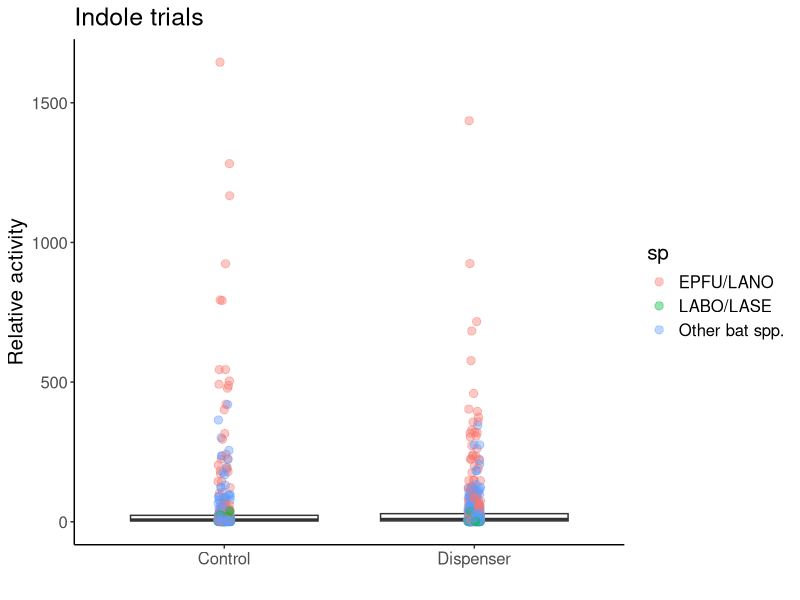
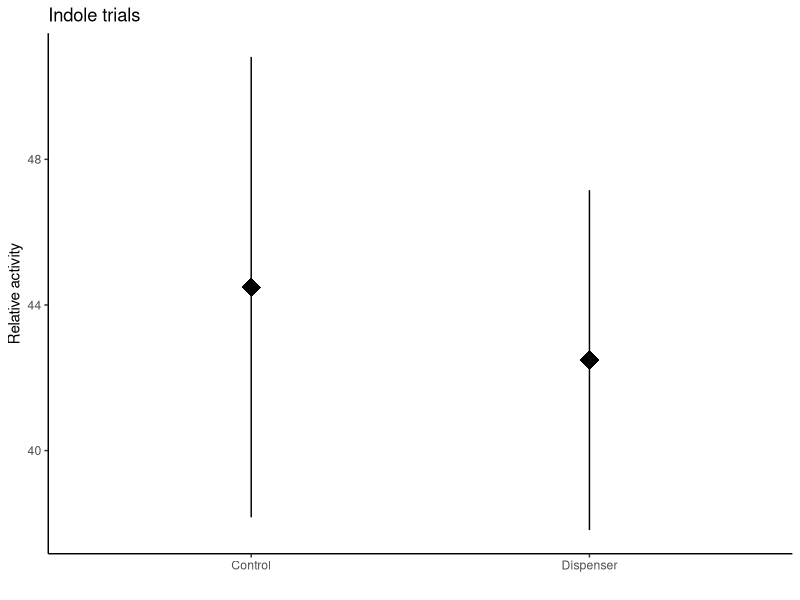
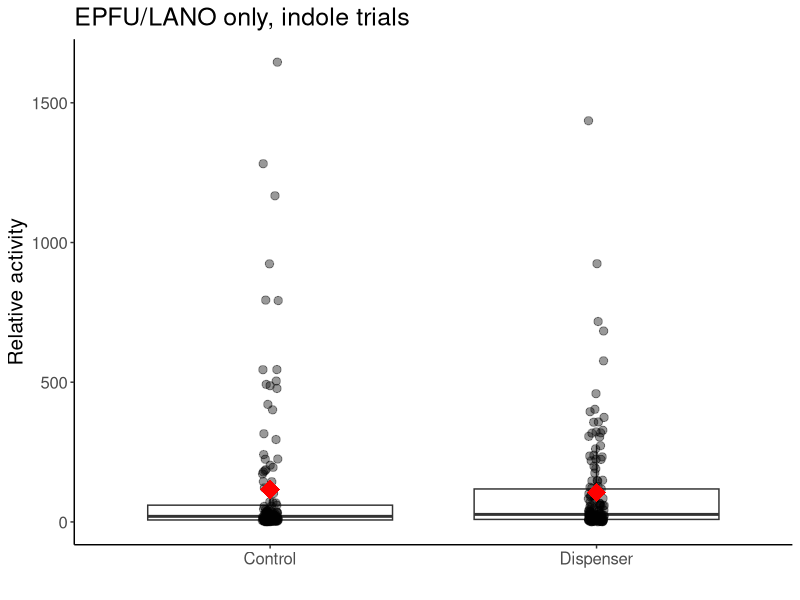
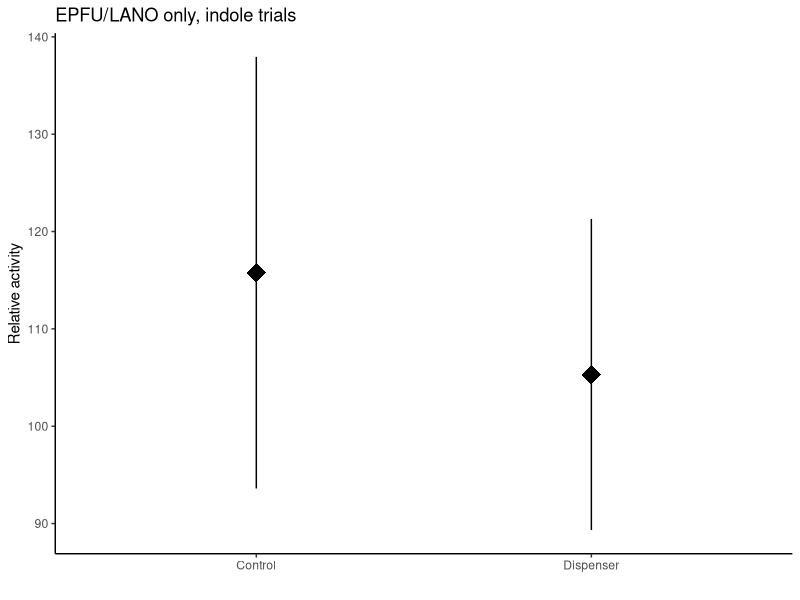
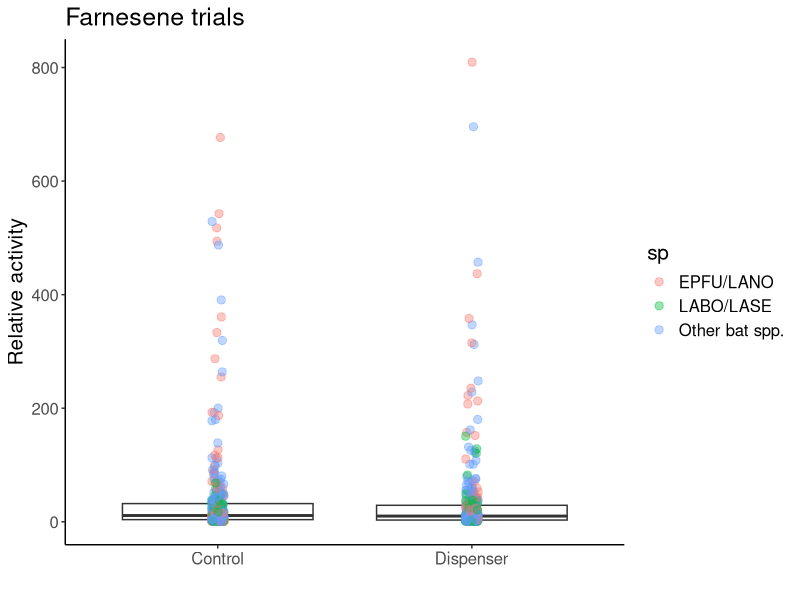
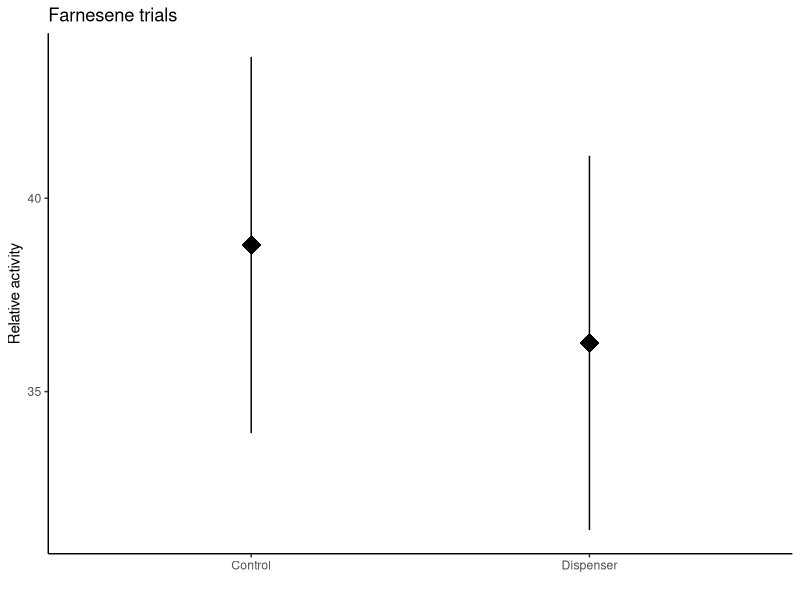
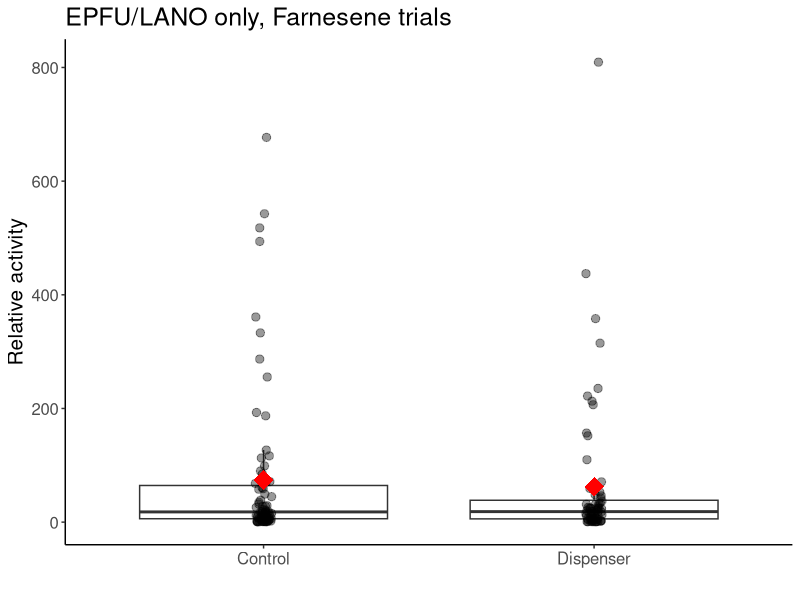
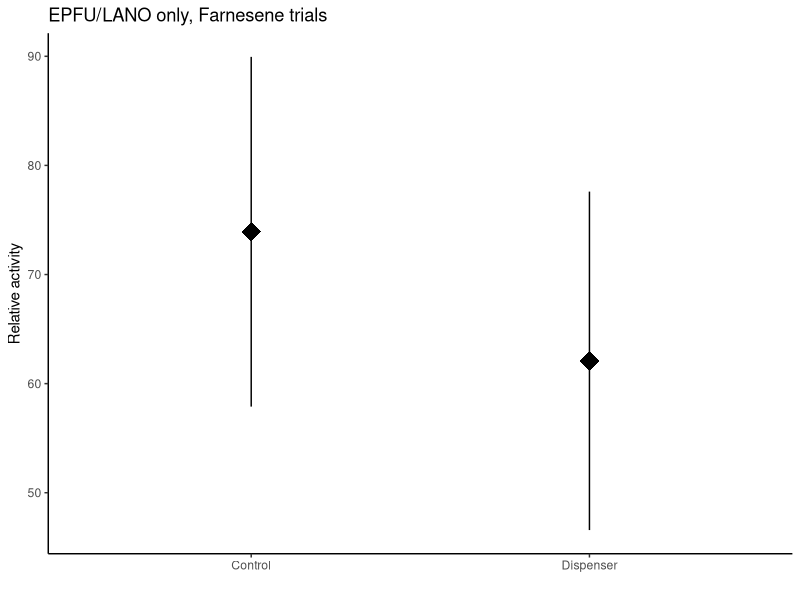

The R source for these figures, in order:
#Load libraries
library(ggplot2)
library(lme4)
library(viridis)
library(car)
library(emmeans)
library(multcomp)
library(dplyr)
library(plyr)
library(tidyr)

# Indole data import and cleaning ------------------------------------------------

#SUMMARY DATA----
indole <- read.csv(file="Maynard_etal_indole_sum.csv",head=TRUE)

##Gathering data — compounds from col to rows
indole1<-indole %>% gather(sp, activity, EPTFUS:NOID)
indole1$sp<-as.factor(indole1$sp)
levels(indole1$sp)
indole1<-aggregate(activity ~ treatment + sp + jdate + site, dat=indole1, FUN=sum)

##GROUPING SPECIES----
{indole2<-indole1
indole2$sp=as.character(indole2$sp)
indole2$sp[indole2$sp=="EPTFUS"]="EPFU/LANO"
indole2$sp[indole2$sp=="LASNOC"]="EPFU/LANO"
indole2$sp[indole2$sp=="LASBOR"]="LABO/LASE"
indole2$sp[indole2$sp=="LASSEM"]="LABO/LASE"
indole2$sp[indole2$sp=="LASCIN"]="Other bat spp."
indole2$sp[indole2$sp=="MYOLUC"]="Other bat spp."
indole2$sp[indole2$sp=="PERSUB"]="Other bat spp."
indole2$sp[indole2$sp=="NOID"]="Other bat spp."
indole2$sp[indole2$sp=="NYCHUM"]="Other bat spp."
}

test.i<-glmer(activity~treatment*sp+(1|jdate), dat = indole2,family=poisson)
summary(test.i)
shapiro.test(resid(test.i))#non-normal, overdispersed

mod.i<-glmer.nb(activity~treatment*sp+(1|jdate), dat = indole2)
Anova(mod.i)
#treatment p=0.32, sp p<0.0001, interaxn p=0.45

#contrasts
i1<-emmeans(mod.i,pairwise~sp, type="response")
cld(i1$emmeans,  Letters ='abcde')
#LABO/LASE a, Other b, EPFU/LANO c

indole.tab <- ddply(indole2, c("sp"), summarise,
					N    = length(activity),
					mean = mean(activity),
					sd   = sd(activity),
					se   = sd / sqrt(N))
indole.tab
#(EPFU/LANO-Other)/other
(110.390511-23.750000)/23.750000
#3.65, EPFU/LANO were 365% more active than Other spp.

#(EPFU/LANO-LABO)/LABO
(110.390511-7.044693)/7.044693
#14.67, EPFU/LANO were 1467% more active than LABO/LASE

ggplot(data=indole2, aes(x=treatment, y=activity))+ 
	geom_boxplot(outlier.shape = NA)+
	geom_point(position=position_jitter(width = 0.025), alpha=0.4, size=2.5, aes(color=sp))+
	theme_classic()+
	labs(x=" ", y="Relative activity",
		 title = "Indole trials")+
	theme(text = element_text(size=15))

ggplot(data=indole2, aes(x=treatment, y=activity))+ 
	theme_classic()+
	labs(x=" ", y="Relative activity",
		 title = "Indole trials")+
	stat_summary(fun.data = "mean_se", size=1.5, shape="diamond")

##INDOLE BIG BROWN ONLY----
brown.ind <- indole2[which(indole2$sp== 'EPFU/LANO'),]

test3.ind<-glmer(activity~treatment+(1|jdate), dat = brown.ind,family=poisson)
shapiro.test(resid(test3.ind))#normal
summary(test3.ind)#not normal

mod.brown.ind<-glmer.nb(activity~treatment+(1|jdate), dat = brown.ind)
Anova(mod.brown.ind)
#treatment p=0.38

ggplot(data=brown.ind, aes(x=treatment, y=activity))+ 
	geom_boxplot(outlier.shape = NA)+
	geom_point(position=position_jitter(width = 0.025), alpha=0.4, size=2.5)+
	stat_summary(fun.data = "mean_se", colour="red", size=1.5, shape="diamond")+
	theme_classic()+
	labs(x=" ", y="Relative activity",
		 title = "EPFU/LANO only, indole trials")+
	theme(text = element_text(size=15), legend.title = )+
	scale_color_viridis(discrete = T, option = "D")

ggplot(data=brown.ind, aes(x=treatment, y=activity))+ 
	theme_classic()+
	labs(x=" ", y="Relative activity",
		 title = "EPFU/LANO only, indole trials")+
	stat_summary(fun.data = "mean_se", size=1.5, shape="diamond")

##FARNESENE TRIALS----
# Farnesene data import and cleaning ------------------------------------------------

#SUMMARY DATA----
farn <- read.csv(file="Maynard_etal_farnesene_sum.csv",head=TRUE)

##Gathering data — compounds from col to rows
farn1<-farn %>% gather(sp, activity, EPTFUS:NOID)
farn1$sp<-as.factor(farn1$sp)
levels(farn1$sp)
farn1<-aggregate(activity ~ treatment + sp + jdate + site, dat=farn1, FUN=sum)

##GROUPING SPECIES----
{farn2<-farn1
farn2$sp=as.character(farn2$sp)
farn2$sp[farn2$sp=="EPTFUS"]="EPFU/LANO"
farn2$sp[farn2$sp=="LASNOC"]="EPFU/LANO"
farn2$sp[farn2$sp=="LASBOR"]="LABO/LASE"
farn2$sp[farn2$sp=="LASSEM"]="LABO/LASE"
farn2$sp[farn2$sp=="LASCIN"]="Other bat spp."
farn2$sp[farn2$sp=="MYOLUC"]="Other bat spp."
farn2$sp[farn2$sp=="PERSUB"]="Other bat spp."
farn2$sp[farn2$sp=="NOID"]="Other bat spp."
farn2$sp[farn2$sp=="NYCHUM"]="Other bat spp."
}

test.f<-glmer(activity~treatment*sp+(1|jdate), dat = farn2,family=poisson)
summary(test.f)
shapiro.test(resid(test.f))#non-normal, overdispersed

mod.f<-glmer.nb(activity~treatment*sp+(1|jdate), dat = farn2)
Anova(mod.f)
#treatment p=0.35, sp p=0.00015, interaxn p=0.40

#contrasts
f1<-emmeans(mod.f,pairwise~sp, type="response")
cld(f1$emmeans,  Letters ='abcde')
#LABO/LASE a & Other a, EPFU/LANO b

farn.tab <- ddply(farn2, c("sp"), summarise,
					N    = length(activity),
					mean = mean(activity),
					sd   = sd(activity),
					se   = sd / sqrt(N))
farn.tab
#(EPFU/LANO-Other)/other
(68.29371-32.95148)/32.95148
#1.07, EPFU/LANO were 107% more active than Other spp.

#(EPFU/LANO-LABO)/LABO
(68.29371-16.53906)/16.53906
#3.13, EPFU/LANO were 313% more active than LABO/LASE

ggplot(data=farn2, aes(x=treatment, y=activity))+ 
	geom_boxplot(outlier.shape = NA)+
	geom_point(position=position_jitter(width = 0.025), alpha=0.4, size=2.5, aes(color=sp))+
	theme_classic()+
	labs(x=" ", y="Relative activity",
		 title = "Farnesene trials")+
	theme(text = element_text(size=15))

ggplot(data=farn2, aes(x=treatment, y=activity))+ 
	theme_classic()+
	labs(x=" ", y="Relative activity",
		 title = "Farnesene trials")+
	stat_summary(fun.data = "mean_se", size=1.5, shape="diamond")

##farn BIG BROWN ONLY----
brown.farn <- farn2[which(farn2$sp== 'EPFU/LANO'),]

test3.farn<-glmer(activity~treatment+(1|jdate), dat = brown.farn,family=poisson)
shapiro.test(resid(test3.farn))#normal
summary(test3.farn)#not normal

mod.brown.farn<-glmer.nb(activity~treatment+(1|jdate), dat = brown.farn)
Anova(mod.brown.farn)
#treatment p=0.17

ggplot(data=brown.farn, aes(x=treatment, y=activity))+ 
	geom_boxplot(outlier.shape = NA)+
	geom_point(position=position_jitter(width = 0.025), alpha=0.4, size=2.5)+
	stat_summary(fun.data = "mean_se", colour="red", size=1.5, shape="diamond")+
	theme_classic()+
	labs(x=" ", y="Relative activity",
		 title = "EPFU/LANO only, Farnesene trials")+
	theme(text = element_text(size=15), legend.title = )+
	scale_color_viridis(discrete = T, option = "D")

ggplot(data=brown.farn, aes(x=treatment, y=activity))+ 
	theme_classic()+
	labs(x=" ", y="Relative activity",
		 title = "EPFU/LANO only, Farnesene trials")+
	stat_summary(fun.data = "mean_se", size=1.5, shape="diamond")
